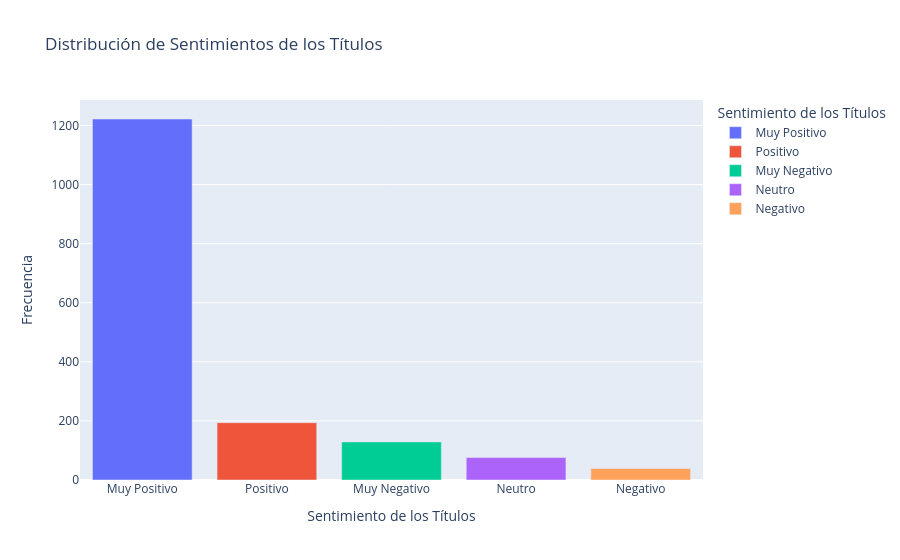
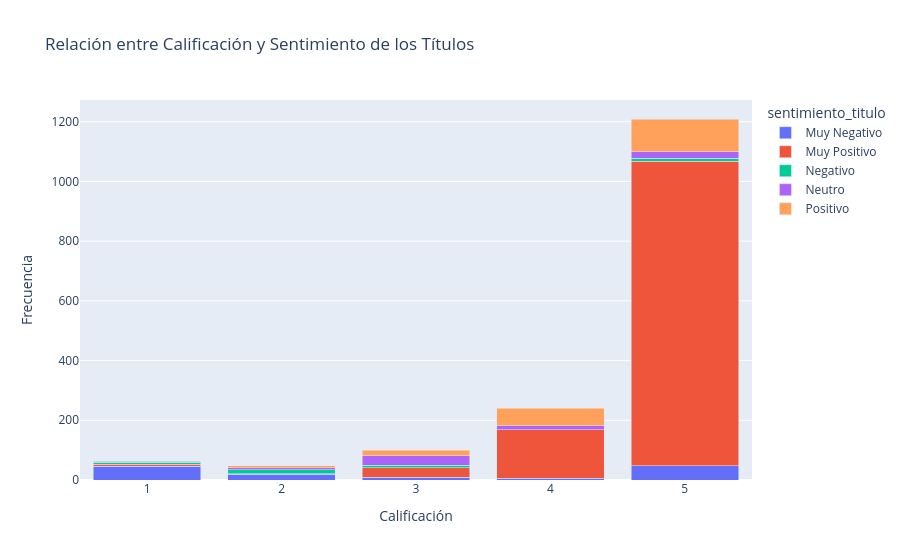

The code cell stored with these charts, in order, in its notebook:
### Code cell
import pandas as pd
import plotly.express as px

# Cargar el archivo CSV
file_path = 'resultados_analisis_sentimientos.csv'
data = pd.read_csv(file_path)

# Resumen estadístico de los sentimientos de los títulos
sentiment_summary_titulo = data['sentimiento_titulo'].value_counts().reset_index()
sentiment_summary_titulo.columns = ['sentimiento_titulo', 'frecuencia']

# Relación entre la calificación y el sentimiento de los títulos
rating_sentiment_relation_titulo = data.groupby(['calificaciónReseña', 'sentimiento_titulo']).size().unstack(fill_value=0)

# Gráfico de la Distribución de Sentimientos de los Títulos
fig1 = px.bar(sentiment_summary_titulo, x='sentimiento_titulo', y='frecuencia', 
              color='sentimiento_titulo', title='Distribución de Sentimientos de los Títulos',
              labels={'frecuencia': 'Frecuencia', 'sentimiento_titulo': 'Sentimiento de los Títulos'})

# Mostrar el gráfico
fig1.show()

# Preparar datos para el gráfico de la relación entre calificación y sentimiento de los títulos
rating_sentiment_relation_titulo = rating_sentiment_relation_titulo.reset_index()
rating_sentiment_relation_titulo_melted = rating_sentiment_relation_titulo.melt(id_vars='calificaciónReseña', 
                                                                                var_name='sentimiento_titulo', value_name='frecuencia')

# Gráfico de la Relación entre Calificación y Sentimiento de los Títulos
fig2 = px.bar(rating_sentiment_relation_titulo_melted, x='calificaciónReseña', y='frecuencia', color='sentimiento_titulo',
              title='Relación entre Calificación y Sentimiento de los Títulos', 
              labels={'frecuencia': 'Frecuencia', 'calificaciónReseña': 'Calificación'},
              barmode='stack')

# Mostrar el gráfico
fig2.show()

# Resumen estadístico de los sentimientos de los títulos
sentiment_summary_titulo

### Figure 1 — Plotly figure (JSON) as saved in the notebook; plotly's stock layout.template omitted (floating-point values rounded to 4 significant figures)
{"data": [{"alignmentgroup": "True", "hovertemplate": "Sentimiento de los Títulos=%{x}<br>Frecuencia=%{y}<extra></extra>", "legendgroup": "Muy Positivo", "marker": {"color": "#636efa", "pattern": {"shape": ""}}, "name": "Muy Positivo", "offsetgroup": "Muy Positivo", "orientation": "v", "showlegend": true, "textposition": "auto", "type": "bar", "x": ["Muy Positivo"], "xaxis": "x", "y": [1222], "yaxis": "y"}, {"alignmentgroup": "True", "hovertemplate": "Sentimiento de los Títulos=%{x}<br>Frecuencia=%{y}<extra></extra>", "legendgroup": "Positivo", "marker": {"color": "#EF553B", "pattern": {"shape": ""}}, "name": "Positivo", "offsetgroup": "Positivo", "orientation": "v", "showlegend": true, "textposition": "auto", "type": "bar", "x": ["Positivo"], "xaxis": "x", "y": [194], "yaxis": "y"}, {"alignmentgroup": "True", "hovertemplate": "Sentimiento de los Títulos=%{x}<br>Frecuencia=%{y}<extra></extra>", "legendgroup": "Muy Negativo", "marker": {"color": "#00cc96", "pattern": {"shape": ""}}, "name": "Muy Negativo", "offsetgroup": "Muy Negativo", "orientation": "v", "showlegend": true, "textposition": "auto", "type": "bar", "x": ["Muy Negativo"], "xaxis": "x", "y": [129], "yaxis": "y"}, {"alignmentgroup": "True", "hovertemplate": "Sentimiento de los Títulos=%{x}<br>Frecuencia=%{y}<extra></extra>", "legendgroup": "Neutro", "marker": {"color": "#ab63fa", "pattern": {"shape": ""}}, "name": "Neutro", "offsetgroup": "Neutro", "orientation": "v", "showlegend": true, "textposition": "auto", "type": "bar", "x": ["Neutro"], "xaxis": "x", "y": [76], "yaxis": "y"}, {"alignmentgroup": "True", "hovertemplate": "Sentimiento de los Títulos=%{x}<br>Frecuencia=%{y}<extra></extra>", "legendgroup": "Negativo", "marker": {"color": "#FFA15A", "pattern": {"shape": ""}}, "name": "Negativo", "offsetgroup": "Negativo", "orientation": "v", "showlegend": true, "textposition": "auto", "type": "bar", "x": ["Negativo"], "xaxis": "x", "y": [39], "yaxis": "y"}], "layout": {"barmode": "relative", "legend": {"title": {"text": "Sentimiento de los Títulos"}, "tracegroupgap": 0}, "title": {"text": "Distribución de Sentimientos de los Títulos"}, "xaxis": {"anchor": "y", "categoryarray": ["Muy Positivo", "Positivo", "Muy Negativo", "Neutro", "Negativo"], "categoryorder": "array", "domain": [0, 1], "title": {"text": "Sentimiento de los Títulos"}}, "yaxis": {"anchor": "x", "domain": [0, 1], "title": {"text": "Frecuencia"}}}}

### Figure 2 — Plotly figure (JSON) as saved in the notebook; plotly's stock layout.template omitted (floating-point values rounded to 4 significant figures)
{"data": [{"alignmentgroup": "True", "hovertemplate": "sentimiento_titulo=Muy Negativo<br>Calificación=%{x}<br>Frecuencia=%{y}<extra></extra>", "legendgroup": "Muy Negativo", "marker": {"color": "#636efa", "pattern": {"shape": ""}}, "name": "Muy Negativo", "offsetgroup": "Muy Negativo", "orientation": "v", "showlegend": true, "textposition": "auto", "type": "bar", "x": [1, 2, 3, 4, 5], "xaxis": "x", "y": [46, 19, 10, 6, 48], "yaxis": "y"}, {"alignmentgroup": "True", "hovertemplate": "sentimiento_titulo=Muy Positivo<br>Calificación=%{x}<br>Frecuencia=%{y}<extra></extra>", "legendgroup": "Muy Positivo", "marker": {"color": "#EF553B", "pattern": {"shape": ""}}, "name": "Muy Positivo", "offsetgroup": "Muy Positivo", "orientation": "v", "showlegend": true, "textposition": "auto", "type": "bar", "x": [1, 2, 3, 4, 5], "xaxis": "x", "y": [7, 2, 31, 162, 1020], "yaxis": "y"}, {"alignmentgroup": "True", "hovertemplate": "sentimiento_titulo=Negativo<br>Calificación=%{x}<br>Frecuencia=%{y}<extra></extra>", "legendgroup": "Negativo", "marker": {"color": "#00cc96", "pattern": {"shape": ""}}, "name": "Negativo", "offsetgroup": "Negativo", "orientation": "v", "showlegend": true, "textposition": "auto", "type": "bar", "x": [1, 2, 3, 4, 5], "xaxis": "x", "y": [7, 13, 9, 1, 9], "yaxis": "y"}, {"alignmentgroup": "True", "hovertemplate": "sentimiento_titulo=Neutro<br>Calificación=%{x}<br>Frecuencia=%{y}<extra></extra>", "legendgroup": "Neutro", "marker": {"color": "#ab63fa", "pattern": {"shape": ""}}, "name": "Neutro", "offsetgroup": "Neutro", "orientation": "v", "showlegend": true, "textposition": "auto", "type": "bar", "x": [1, 2, 3, 4, 5], "xaxis": "x", "y": [2, 7, 31, 13, 23], "yaxis": "y"}, {"alignmentgroup": "True", "hovertemplate": "sentimiento_titulo=Positivo<br>Calificación=%{x}<br>Frecuencia=%{y}<extra></extra>", "legendgroup": "Positivo", "marker": {"color": "#FFA15A", "pattern": {"shape": ""}}, "name": "Positivo", "offsetgroup": "Positivo", "orientation": "v", "showlegend": true, "textposition": "auto", "type": "bar", "x": [1, 2, 3, 4, 5], "xaxis": "x", "y": [3, 6, 18, 58, 109], "yaxis": "y"}], "layout": {"barmode": "stack", "legend": {"title": {"text": "sentimiento_titulo"}, "tracegroupgap": 0}, "title": {"text": "Relación entre Calificación y Sentimiento de los Títulos"}, "xaxis": {"anchor": "y", "domain": [0, 1], "title": {"text": "Calificación"}}, "yaxis": {"anchor": "x", "domain": [0, 1], "title": {"text": "Frecuencia"}}}}
